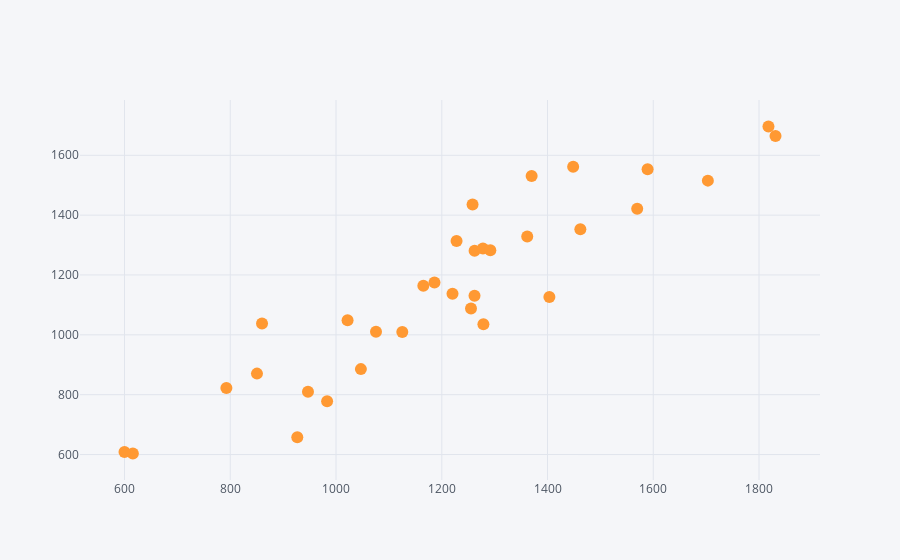

Notebook cell for this chart:
### Code cell
final_gender_data.iplot(kind= 'scatter', x ='male',y='female' , mode='markers' )

### Figure 1 — Plotly figure (JSON) as saved in the notebook; plotly's stock layout.template omitted (floating-point values rounded to 4 significant figures)
{"data": [{"line": {"color": "rgba(255, 153, 51, 1.0)", "dash": "solid", "shape": "linear", "width": 1.3}, "marker": {"size": 12, "symbol": "circle"}, "mode": "markers", "name": "female", "text": "", "type": "scatter", "x": [1165.0, 1262.0, 1076.0, 615.7, 1258.0, 1279.0, 1370.0, 860.0, 1125.0, 1262.0, 1278.0, 600.0, 792.7, 1818.0, 1186.0, 1703.0, 1292.0, 1047.0, 850.5, 1022.0, 1462.0, 926.7, 1589.0, 1228.0, 1404.0, 1220.0, 1362.0, 947.0, 1448.0, 1255.0, 1831.0, 1570.0, 983.1], "y": [1164.0, 1281.0, 1011.0, 603.4, 1435.0, 1035.0, 1531.0, 1038.0, 1009.0, 1131.0, 1289.0, 608.6, 822.1, 1696.0, 1175.0, 1515.0, 1283.0, 885.4, 870.4, 1049.0, 1353.0, 657.5, 1553.0, 1313.0, 1127.0, 1137.0, 1328.0, 809.6, 1561.0, 1088, 1664.0, 1421.0, 778.1]}], "layout": {"autosize": true, "legend": {"bgcolor": "#F5F6F9", "font": {"color": "#4D5663"}}, "paper_bgcolor": "#F5F6F9", "plot_bgcolor": "#F5F6F9", "title": {"font": {"color": "#4D5663"}}, "xaxis": {"autorange": true, "gridcolor": "#E1E5ED", "range": [474.1, 1957.0], "showgrid": true, "tickfont": {"color": "#4D5663"}, "title": {"font": {"color": "#4D5663"}, "text": ""}, "type": "linear", "zerolinecolor": "#E1E5ED"}, "yaxis": {"autorange": true, "gridcolor": "#E1E5ED", "range": [480.8, 1819.0], "showgrid": true, "tickfont": {"color": "#4D5663"}, "title": {"font": {"color": "#4D5663"}, "text": ""}, "type": "linear", "zerolinecolor": "#E1E5ED"}}}
